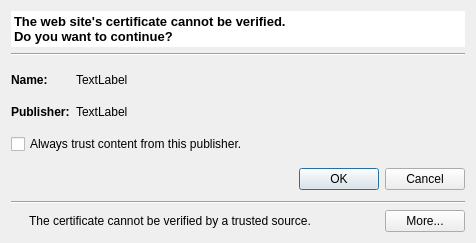
<?xml version="1.0" encoding="UTF-8"?>
<ui version="4.0">
 <class>TrustCertificate</class>
 <widget class="QDialog" name="TrustCertificate">
  <property name="geometry">
   <rect>
    <x>0</x>
    <y>0</y>
    <width>525</width>
    <height>316</height>
   </rect>
  </property>
  <property name="windowTitle">
   <string>Security warning</string>
  </property>
  <layout class="QVBoxLayout" name="verticalLayout">
   <property name="sizeConstraint">
    <enum>QLayout::SetFixedSize</enum>
   </property>
   <item>
    <widget class="QWidget" name="widget" native="true">
     <property name="styleSheet">
      <string notr="true">QWidget { background-color : white; }</string>
     </property>
     <layout class="QHBoxLayout" name="horizontalLayout">
      <property name="leftMargin">
       <number>3</number>
      </property>
      <property name="topMargin">
       <number>3</number>
      </property>
      <property name="rightMargin">
       <number>3</number>
      </property>
      <property name="bottomMargin">
       <number>3</number>
      </property>
      <item>
       <widget class="QLabel" name="lblTitle">
        <property name="minimumSize">
         <size>
          <width>430</width>
          <height>0</height>
         </size>
        </property>
        <property name="font">
         <font>
          <pointsize>10</pointsize>
          <weight>75</weight>
          <bold>true</bold>
          <kerning>true</kerning>
         </font>
        </property>
        <property name="styleSheet">
         <string notr="true"/>
        </property>
        <property name="text">
         <string>The web site's certificate cannot be verified. 
Do you want to continue?</string>
        </property>
        <property name="wordWrap">
         <bool>true</bool>
        </property>
       </widget>
      </item>
      <item>
       <spacer name="horizontalSpacer">
        <property name="orientation">
         <enum>Qt::Horizontal</enum>
        </property>
        <property name="sizeType">
         <enum>QSizePolicy::MinimumExpanding</enum>
        </property>
        <property name="sizeHint" stdset="0">
         <size>
          <width>5</width>
          <height>20</height>
         </size>
        </property>
       </spacer>
      </item>
      <item>
       <widget class="QLabel" name="lblWarning">
        <property name="styleSheet">
         <string notr="true"/>
        </property>
        <property name="text">
         <string/>
        </property>
        <property name="pixmap">
         <pixmap resource="vpn_client.qrc">:/images/warning.png</pixmap>
        </property>
       </widget>
      </item>
     </layout>
    </widget>
   </item>
   <item>
    <widget class="Line" name="line_2">
     <property name="orientation">
      <enum>Qt::Horizontal</enum>
     </property>
    </widget>
   </item>
   <item>
    <spacer name="verticalSpacer_3">
     <property name="orientation">
      <enum>Qt::Vertical</enum>
     </property>
     <property name="sizeType">
      <enum>QSizePolicy::Fixed</enum>
     </property>
     <property name="sizeHint" stdset="0">
      <size>
       <width>20</width>
       <height>5</height>
      </size>
     </property>
    </spacer>
   </item>
   <item>
    <layout class="QGridLayout" name="gridLayout">
     <item row="0" column="0">
      <widget class="QLabel" name="lblCN">
       <property name="sizePolicy">
        <sizepolicy hsizetype="Minimum" vsizetype="Preferred">
         <horstretch>0</horstretch>
         <verstretch>0</verstretch>
        </sizepolicy>
       </property>
       <property name="minimumSize">
        <size>
         <width>0</width>
         <height>26</height>
        </size>
       </property>
       <property name="font">
        <font>
         <weight>75</weight>
         <bold>true</bold>
        </font>
       </property>
       <property name="text">
        <string>Name:</string>
       </property>
       <property name="wordWrap">
        <bool>true</bool>
       </property>
      </widget>
     </item>
     <item row="0" column="1">
      <widget class="QLabel" name="txtCN">
       <property name="sizePolicy">
        <sizepolicy hsizetype="Expanding" vsizetype="Preferred">
         <horstretch>0</horstretch>
         <verstretch>0</verstretch>
        </sizepolicy>
       </property>
       <property name="text">
        <string>TextLabel</string>
       </property>
       <property name="wordWrap">
        <bool>true</bool>
       </property>
      </widget>
     </item>
     <item row="1" column="0">
      <widget class="QLabel" name="lblIssuerCN">
       <property name="sizePolicy">
        <sizepolicy hsizetype="Minimum" vsizetype="Preferred">
         <horstretch>0</horstretch>
         <verstretch>0</verstretch>
        </sizepolicy>
       </property>
       <property name="minimumSize">
        <size>
         <width>0</width>
         <height>26</height>
        </size>
       </property>
       <property name="font">
        <font>
         <weight>75</weight>
         <bold>true</bold>
        </font>
       </property>
       <property name="text">
        <string>Publisher:</string>
       </property>
       <property name="wordWrap">
        <bool>true</bool>
       </property>
      </widget>
     </item>
     <item row="1" column="1">
      <widget class="QLabel" name="txtIssuerCN">
       <property name="sizePolicy">
        <sizepolicy hsizetype="Expanding" vsizetype="Preferred">
         <horstretch>0</horstretch>
         <verstretch>0</verstretch>
        </sizepolicy>
       </property>
       <property name="text">
        <string>TextLabel</string>
       </property>
       <property name="wordWrap">
        <bool>true</bool>
       </property>
      </widget>
     </item>
    </layout>
   </item>
   <item>
    <widget class="QCheckBox" name="chkPersist">
     <property name="minimumSize">
      <size>
       <width>0</width>
       <height>26</height>
      </size>
     </property>
     <property name="text">
      <string>Always trust content from this publisher.</string>
     </property>
    </widget>
   </item>
   <item>
    <spacer name="verticalSpacer">
     <property name="orientation">
      <enum>Qt::Vertical</enum>
     </property>
     <property name="sizeType">
      <enum>QSizePolicy::Fixed</enum>
     </property>
     <property name="sizeHint" stdset="0">
      <size>
       <width>20</width>
       <height>5</height>
      </size>
     </property>
    </spacer>
   </item>
   <item>
    <widget class="QDialogButtonBox" name="buttonBox">
     <property name="orientation">
      <enum>Qt::Horizontal</enum>
     </property>
     <property name="standardButtons">
      <set>QDialogButtonBox::Cancel|QDialogButtonBox::Ok</set>
     </property>
    </widget>
   </item>
   <item>
    <spacer name="verticalSpacer_2">
     <property name="orientation">
      <enum>Qt::Vertical</enum>
     </property>
     <property name="sizeType">
      <enum>QSizePolicy::Fixed</enum>
     </property>
     <property name="sizeHint" stdset="0">
      <size>
       <width>20</width>
       <height>5</height>
      </size>
     </property>
    </spacer>
   </item>
   <item>
    <widget class="Line" name="line">
     <property name="orientation">
      <enum>Qt::Horizontal</enum>
     </property>
    </widget>
   </item>
   <item>
    <layout class="QHBoxLayout" name="horizontalLayout_2">
     <item>
      <widget class="QLabel" name="lblWarning2">
       <property name="text">
        <string/>
       </property>
       <property name="pixmap">
        <pixmap resource="vpn_client.qrc">:/images/shield_yellow.png</pixmap>
       </property>
      </widget>
     </item>
     <item>
      <spacer name="horizontalSpacer_6">
       <property name="orientation">
        <enum>Qt::Horizontal</enum>
       </property>
       <property name="sizeType">
        <enum>QSizePolicy::Fixed</enum>
       </property>
       <property name="sizeHint" stdset="0">
        <size>
         <width>5</width>
         <height>20</height>
        </size>
       </property>
      </spacer>
     </item>
     <item>
      <widget class="QLabel" name="lblMessage">
       <property name="sizePolicy">
        <sizepolicy hsizetype="Expanding" vsizetype="Preferred">
         <horstretch>0</horstretch>
         <verstretch>0</verstretch>
        </sizepolicy>
       </property>
       <property name="minimumSize">
        <size>
         <width>300</width>
         <height>0</height>
        </size>
       </property>
       <property name="text">
        <string>The certificate cannot be verified by a trusted source.</string>
       </property>
       <property name="wordWrap">
        <bool>true</bool>
       </property>
      </widget>
     </item>
     <item>
      <widget class="QPushButton" name="btnMoreInfo">
       <property name="text">
        <string>More...</string>
       </property>
      </widget>
     </item>
    </layout>
   </item>
  </layout>
 </widget>
 <tabstops>
  <tabstop>chkPersist</tabstop>
  <tabstop>btnMoreInfo</tabstop>
 </tabstops>
 <resources>
  <include location="vpn_client.qrc"/>
 </resources>
 <connections>
  <connection>
   <sender>buttonBox</sender>
   <signal>accepted()</signal>
   <receiver>TrustCertificate</receiver>
   <slot>accept()</slot>
   <hints>
    <hint type="sourcelabel">
     <x>248</x>
     <y>254</y>
    </hint>
    <hint type="destinationlabel">
     <x>157</x>
     <y>274</y>
    </hint>
   </hints>
  </connection>
  <connection>
   <sender>buttonBox</sender>
   <signal>rejected()</signal>
   <receiver>TrustCertificate</receiver>
   <slot>reject()</slot>
   <hints>
    <hint type="sourcelabel">
     <x>316</x>
     <y>260</y>
    </hint>
    <hint type="destinationlabel">
     <x>286</x>
     <y>274</y>
    </hint>
   </hints>
  </connection>
 </connections>
</ui>
